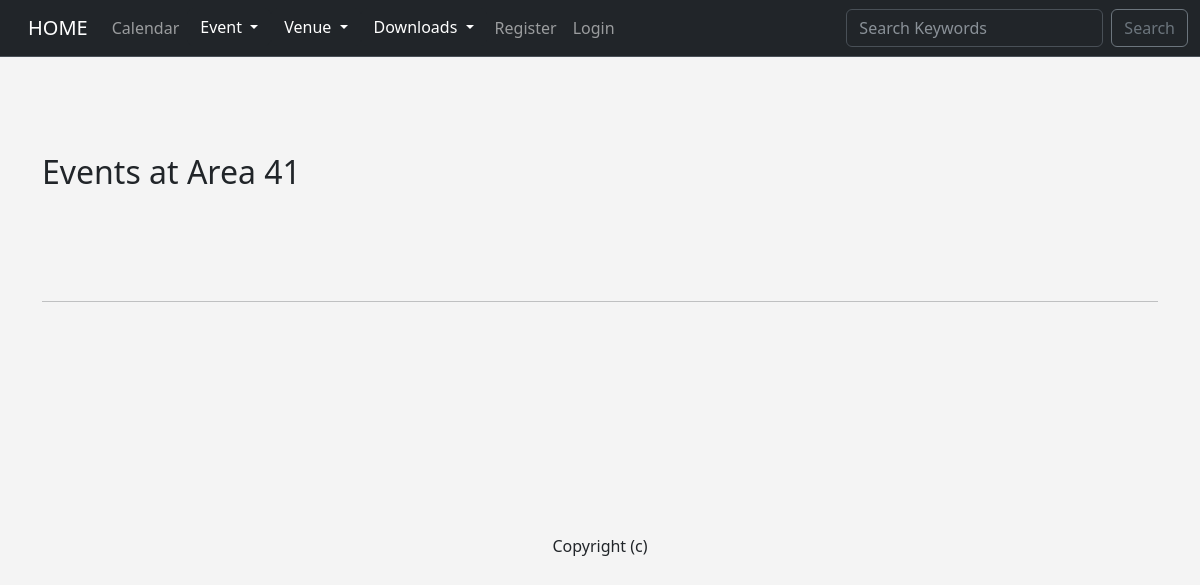
The app's page /venue_events/2, older data.
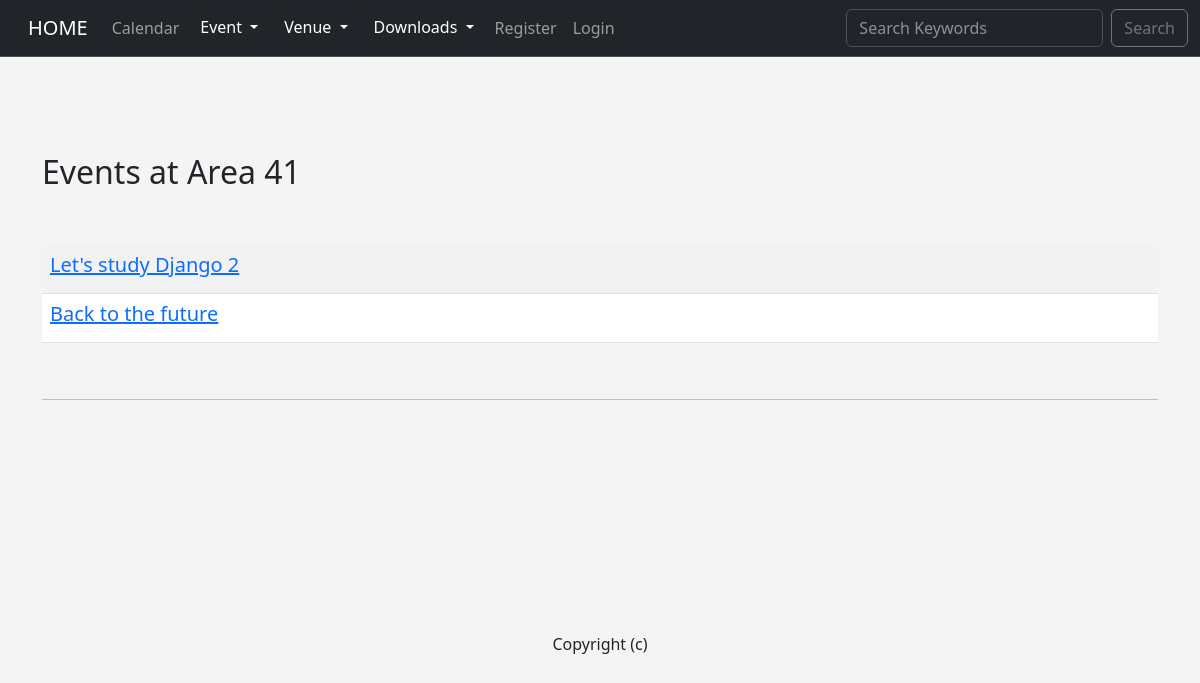
The same page, newer data.
### events/models.py (models this page shows, shortened)
class Event(models.Model):
    name = models.CharField("Event Name", max_length=120)
    event_date = models.DateTimeField("Event Date")
    venue = models.ForeignKey(Venue, blank=True, null=True, on_delete=models.CASCADE)
    manager = models.ForeignKey(User, blank=True, null=True, on_delete=models.SET_NULL)
    description = models.TextField(blank=True)
    attendees = models.ManyToManyField(MyClubUser, blank=True)
    approved = models.BooleanField("Approved", default=False)
    def __str__(self):
        return self.name

### events/views.py (the view)
# urls.py: path('venue_events/<venue_id>', views.venue_events, name="venue_events"),
def venue_events(request, venue_id):
    venue = Venue.objects.get(pk=venue_id)
    events = venue.event_set.all()
    if events:
        return render(request,
            "events/venue_events.html", {
                "venue": venue,
                "events": events,
        })
    else:
        messages.success(request, ("Currently There Is No Event At The Venue..."))
        return redirect("dashboard")

### events/models.py (called while the page is built)
    def __str__(self):
        return self.name

### events/templates/events/venue_events.html (shortened to what this page needs)
{% extends 'events/base.html' %}
{% block content %}
    <h2 style="margin-bottom: 30px;">Events at {{ venue }}</h2>
    <br/>
    <table class="table table-striped table-hover table-bordered-colums">
    {% for event in events %}
        {% if event.approved %}
        <tr>
            <td>
                <h5><a href="{% url 'show_event' event.id %}">{{ event }}</a></h5>
            </td>
        </tr>
        {% endif %}
    {% endfor %}
    </table>
    <br><hr>
{% endblock %}

Row changes from the older to the newer data that the page shows:
now on this page (row edited): Event: name "Let's study Django 2"
added Event: name "Back to the future"
